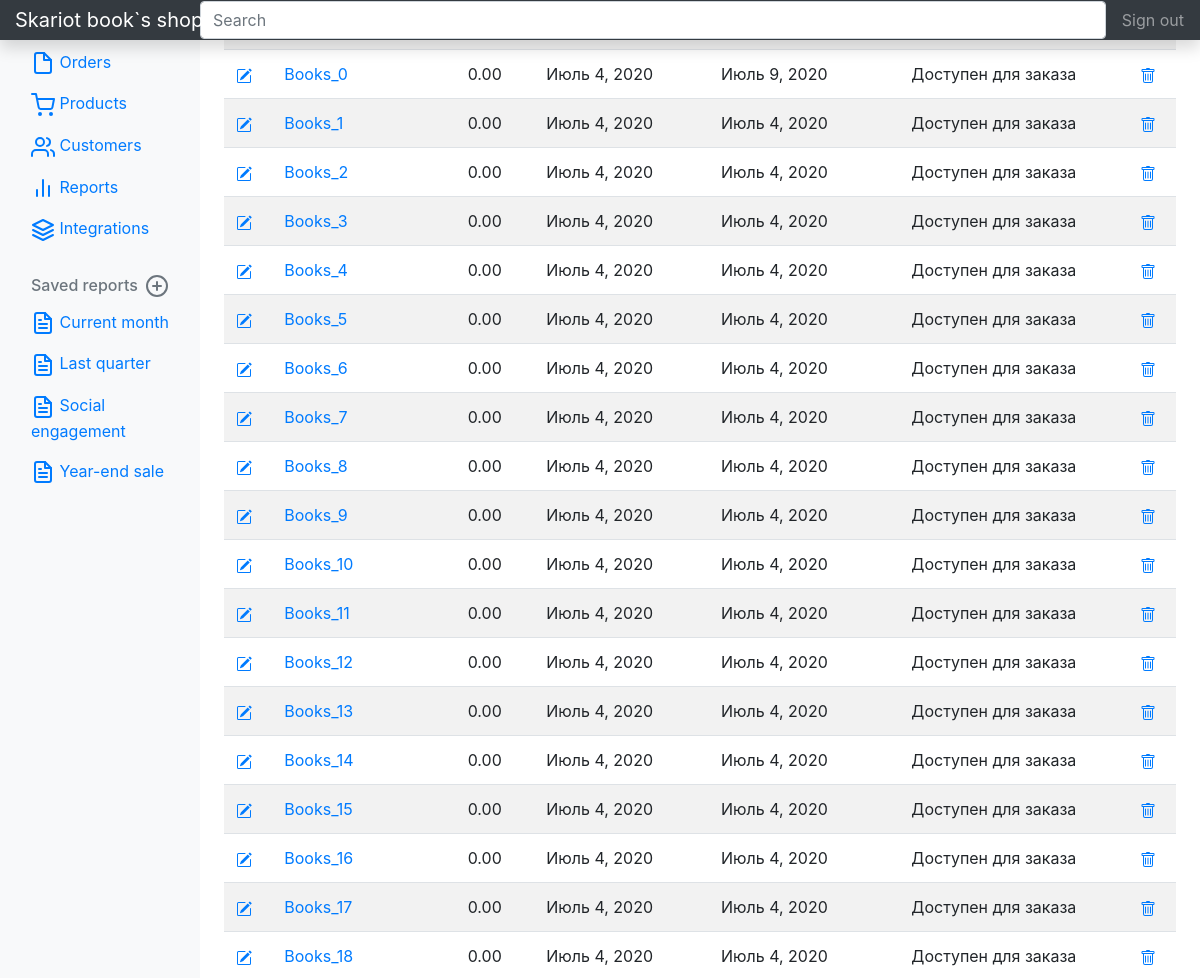
Before: /s-admin/product (signed in, upper part) with the older database file.
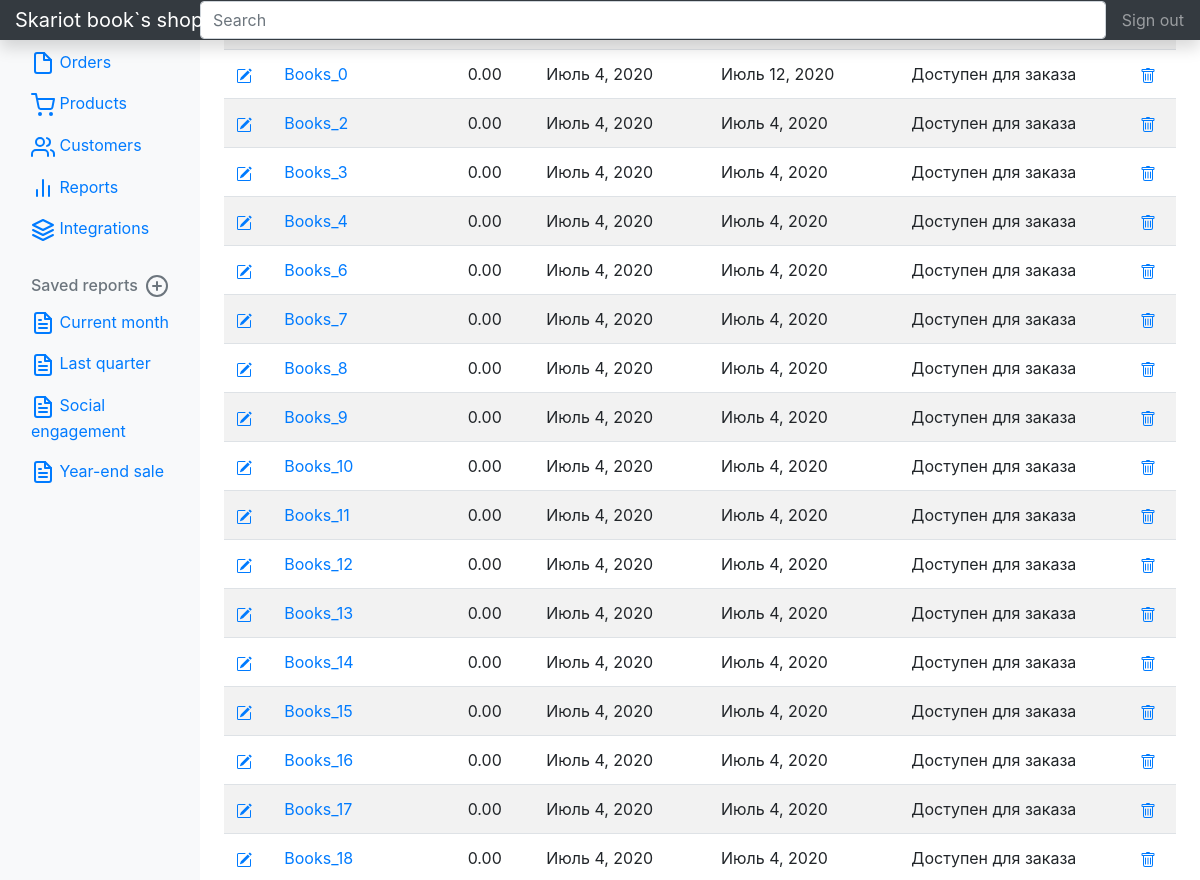
After: the same page with the newer database file.
### books/models.py (models this page shows, shortened)
class Books(models.Model):
    name=models.CharField(
        verbose_name="Имя книги",
        max_length=50
    )
    picture=models.ImageField(
        verbose_name="Фото обложки",
        upload_to="books-pic",
        null=True,
        blank=True,
        default="books-pic/default.jpg"
    )
    price=models.DecimalField(
        verbose_name="Цена",
        max_digits=5,
        decimal_places=2,
        default=00.00
    )
    author=models.ManyToManyField(
        'Author',
        verbose_name="Автор"
    )
    genre=models.ManyToManyField(
        'Genre',
        verbose_name="Жанр"
    )
    publishing_year=models.PositiveSmallIntegerField (
        verbose_name="Год издания",
        default=2020
    )
    count_page=models.IntegerField(
        verbose_name="Кол-во страниц",
        default=100
    )
    binging=models.ForeignKey(
        'Binging',
        verbose_name="Переплёт",
        on_delete=models.PROTECT,
        default=1
    )
    format_book=models.CharField(
        verbose_name="Формат",
        default="99x99",
        max_length=15
    )
    isbn=models.CharField(
        verbose_name="ISBN",
        default="999-1-88877-6",
        max_length=15
    )
    weight=models.PositiveSmallIntegerField(
        verbose_name="Вес(гр.)",
        default="100"
    )
    age_limit=models.CharField(
        verbose_name="Ограничение по возрасту",
        default="6+",
        max_length=3
    )
    count_book=models.IntegerField(
        verbose_name="Ко-во книг в наличии",
        default=10
    )
    availability=models.BooleanField(
        verbose_name="Наличие книги",
        default=True
    )
    rating=models.FloatField(
        verbose_name="Рейтинг",
        validators=[MinValueValidator(0), MaxValueValidator(10)],
        default=9
    )
    create=models.DateField(
        verbose_name="Дата внесения в каталог",
        auto_now=False,
        auto_now_add=True
    )
    update=models.DateField(
        verbose_name="Дата последнего изменения",
        auto_now=True,
        auto_now_add=False
    )
    user=models.ForeignKey(
        User,
        on_delete=models.PROTECT
    )

### s_admin/views.py (the view)
# urls.py: path('product', views.ProductList.as_view(),name='product'),
class ProductList(book_view.BooksList):
    template_name='s_admin/product/p_list.html'

### books/views.py (called while the page is built)
    def get_queryset(self,*args, **kwargs) :
        print("group:",self.request.user.groups.filter(name='Customers'))
        cust=self.request.user.groups.values_list('name', flat=True).first()
        print(cust)
        if self.request.user.has_perm('books.view_books') and self.request.user.groups.filter(name='Staff') :
            return self.model.objects.filter(availability=True)
        else:
            return self.model.objects.all()

    def get_context_data(self, **kwargs):
        c= super().get_context_data(**kwargs)
        try:
            user=self.request.user
            prof_user=Profile.objects.get(username=user)
            print(user)
            print(prof_user.pk)
            c['prof_user']=prof_user.pk
        except Profile.DoesNotExist:
            prof_user=None
        return c

### s_admin/templates/s_admin/product/p_list.html (shortened to what this page needs)
{% extends "sadmin.html" %}
{% load crispy_forms_tags %}
{%load my_tags %}
    {% block main %}
        <table class="table table-striped" width="100%" >
                <tr>
                    <th>#</th><th>Название книги</th><th>Цена</th><th>Дата создания</th><th>Дата изменения</th><th>Доступность</th><th>#</th>
                </tr>
            {% for i in object_list %}
                <tr>
                <td><a href="{% url 's-admin:product_book_update' i.pk %}"></a></td>
                  <td><a href="{% url 's-admin:product_book_detail' i.pk %}">{{i.name}}</a> </td>
                  <td>{{i.price}}</td><td>{{i.create}}</td><td>{{i.update}}</td>
                    {% if i.availability %}
                    <td>Доступен для заказа</td>
                    {% else %}
                    <td>Не доступен для заказа</td>
                    {% endif %}
                  <td><a href="{% url 's-admin:product_book_delete' i.pk %}"></a></td>
                </tr>
        {% endfor %}
        </table>
{% endblock main %}

Changed rows visible on the page:
removed Books: name "Books_1", price "0.00", create "Июль 4, 2020", update "Июль 4, 2020", availability "Доступен для заказа"
removed Books: name "Books_5", price "0.00", create "Июль 4, 2020", update "Июль 4, 2020", availability "Доступен для заказа"
changed Books "Books_0": update "Июль 9, 2020" → "Июль 12, 2020"
